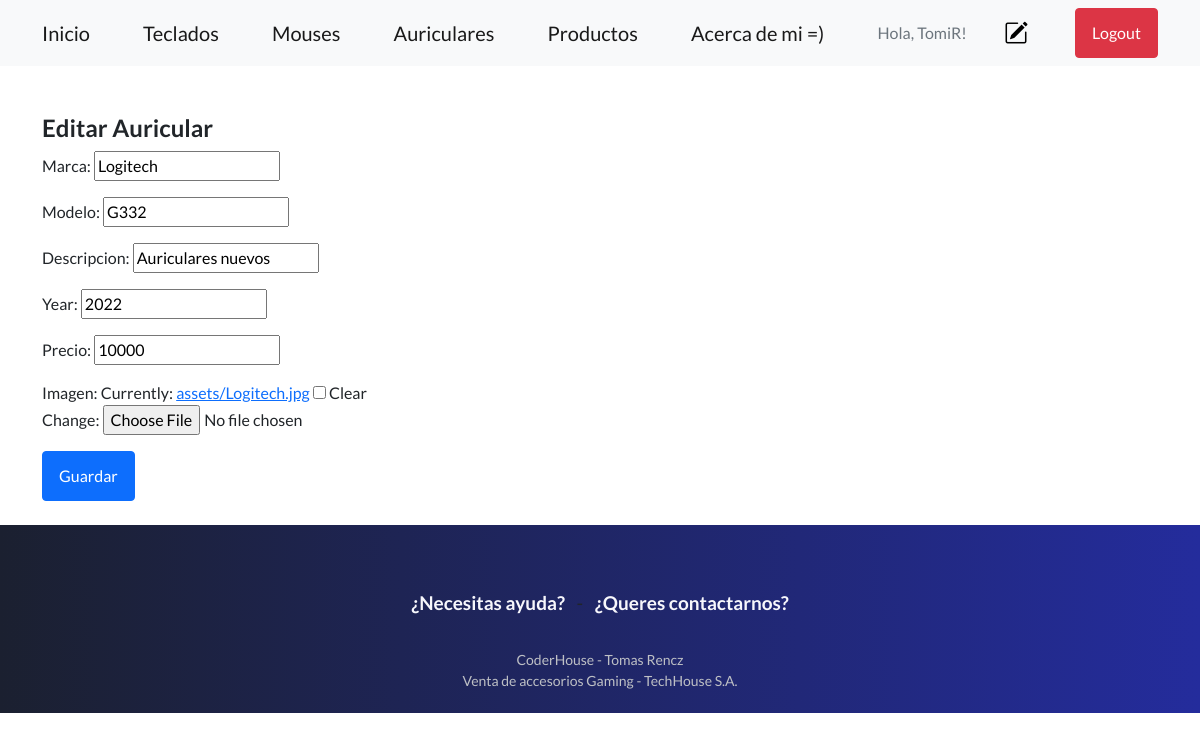
The app's page /MyApp/auricularEdicion/25/ (signed in) with its own data.
### MyApp/models.py (models this page shows, shortened)
class Accesorio2(models.Model):
    AccesorioSeleccion = (
    ('teclado','Teclados'),
    ('mouse', 'Mouses'),
    ('auricular','Auriculares'),
    )
    usuario = models.ForeignKey(User, on_delete=models.CASCADE, null=True, blank=True)
    accesorio = models.CharField(max_length=30, choices=AccesorioSeleccion)
    marca = models.CharField(max_length=40)
    modelo = models.CharField(max_length=40)
    descripcion = models.CharField(max_length=140)
    year = models.IntegerField()
    precio = models.DecimalField(max_digits=10, decimal_places=0)
    imagen = models.ImageField(null=True, blank=True, upload_to="assets/")

### MyApp/views.py (the view)
# urls.py: path('auricularEdicion/<int:pk>/', views.AuricularUpdate.as_view(), name='auricular_editar'),
class AuricularUpdate(LoginRequiredMixin, UpdateView):
    model = Accesorio2
    form_class = ActualizacionAccesorio
    success_url = reverse_lazy('Auriculares')
    context_object_name = 'auricular'
    template_name = 'auricularEdicion.html'

### MyApp/forms.py
class ActualizacionAccesorio(forms.ModelForm):
    class Meta:
        model = Accesorio2
        fields = ('marca','modelo','descripcion','year','precio','imagen')

### MyApp/Templates/auricularEdicion.html
{% extends 'padre.html' %}
{% load static %}
{% block contenidoQueCambia %}
<br>
<br>
{% if user.id == auricular.usuario.id %}
<div class="container">
    <h4>Editar Auricular</h4>
</div>
<div class="container">
    <div class="form-group">
        <form method="post" enctype="multipart/form-data">{% csrf_token %}
            {{ form.as_p }}
            <button type="submit" class="btn btn-primary">Guardar</button>
        </form>
    </div>
</div>
<br>
{% else %}
<div class="container">
<h4>No tienes acceso a esta pagina!</h4>
</div>
{% endif %}
{% endblock %}

### MyApp/Templates/padre.html (shortened to what this page needs)
<!DOCTYPE html>
<html lang="en">
    <head>
        {% load static %}
        <link href="https://cdn.jsdelivr.net/npm/bootstrap-icons@1.5.0/font/bootstrap-icons.css" rel="stylesheet" type="text/css" />
        <link href="{%static 'MyApp/css/styles.css' %}" rel="stylesheet" />
    </head>
    <body>
        <nav class="navbar navbar-light bg-light static-top">
            <div class="container">
                <a class="navbar-brand" href="{% url 'inicio' %}">Inicio</a>
                <a class="navbar-brand" href="{% url 'Teclados' %}">Teclados</a>
                <a class="navbar-brand" href="{% url 'Mouses' %}">Mouses</a>
                <a class="navbar-brand" href="{% url 'Auriculares' %}">Auriculares</a>
                <a class="navbar-brand" href="{% url 'Nuevo' %}">Productos</a>
                <a class="navbar-brand" href="{% url 'acerca_de_mi' %}">Acerca de mi =)</a>
                {% if request.user.is_authenticated %}
                <p class="text-muted mb-4 mb-lg-0">
                    Hola, {{user.username}}!
                </p>
                <a style="color: black; margin-right: 10px;" href="{% url 'editar_perfil' %}">
                    <i class="bi bi-pencil-square fs-4"></i>
                </a>
                <a class="btn btn-danger" href="{% url 'Login' %}">Logout</a>
                {% endif %}
            </div>
        </nav>
        {% block contenidoQueCambia %}
        {% endblock %}
        <footer class="footer bg-dark" style="background: linear-gradient(90deg, rgb(27, 32, 48), rgb(36, 44, 156))">
            <div class="container" style="height: 60px;">
                <div class="row">
                    <div class="h-100 text-center my-auto" style="margin-bottom: 100px">
                        <ul class="list-inline mb-2" style="font-size: 19px;">
                            <li class="list-inline-item"><a href="{% url 'Ayuda' %}" style="color:rgb(247, 247, 252); text-decoration: none;" onmouseover="this.style.color='lightgrey'" onmouseout="this.style.color='rgb(247, 247, 252)'"><b>¿Necesitas ayuda?</b></a></li>
                            <li class="list-inline-item">-</li>
                            <li class="list-inline-item"><a href="{% url 'Contacto' %}" style="color:rgb(247, 247, 252); text-decoration: none;"onmouseover="this.style.color='lightgrey'" onmouseout="this.style.color='rgb(247, 247, 252)'"><b>¿Queres contactarnos?</b></a></li>
                        </ul>
                        <br>
                        <p class="small mb-4 mb-lg-0" style="color: rgb(190, 192, 197);">CoderHouse - Tomas Rencz</p>
                    <p class="small mb-4 mb-lg-0" style="color: rgb(190, 192, 197);">Venta de accesorios Gaming - TechHouse S.A.</p>
            </div>
        </footer>

### records on screen
Accesorio2: marca "Logitech", modelo "G332", descripcion "Auriculares nuevos", year "2022", precio "10000"

### other values on screen
{{ user.username }} "TomiR"
